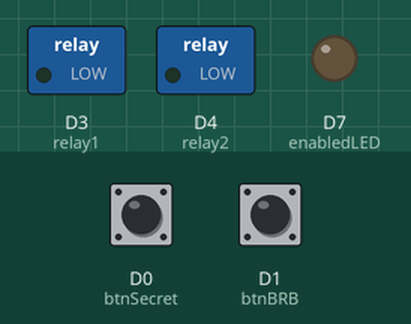
Simulated run of this sketch. Board: Particle Photon. Parts: switched loads named in the sketch (green lamp = pin HIGH), output pins drawn as LEDs (lit = HIGH). The inputs (shaded band) are chosen by the test bench; at power-on: D0 (btnSecret) HIGH, D1 (btnBRB) HIGH.

Above: at 1.2 s.
1.3 s: D0 (btnSecret) pulled LOW for 0.25 s
At 1.8 s:
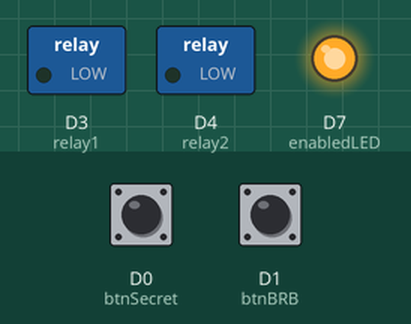
3.0 s: D1 (btnBRB) pulled LOW for 0.25 s
At 4.6 s:
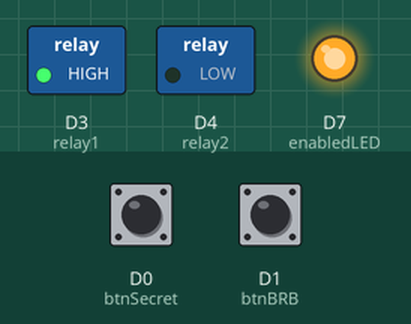
6.2 s: D0 (btnSecret) pulled LOW for 1 s
8.7 s: D1 (btnBRB) pulled LOW for 1 s
At 12.9 s:
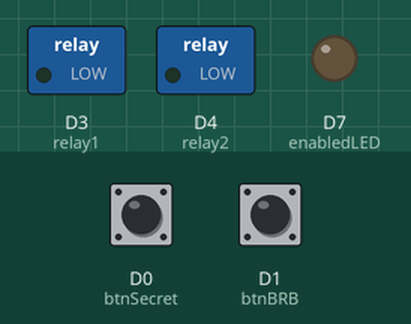
Timing chart, 0 to 13.7 s (numbered marks = the images above; inputs shaded):
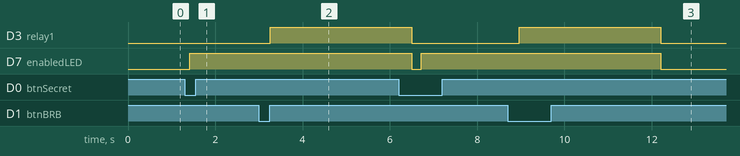

The sketch:

nitrokaffeVendMode_v2.ino
```cpp
//nitrokaffe.timed.pour.vend.mode.v2

#define STATUSERROR -1
#define STATUSBUSY  100
#define STATUSOK    200
#define MAXWAIT     500

enum Modes
{ mIDLE,
  mENABLED,
  mDEBOUNCE,
  mPOURING,
  mCOMPLETED
};

// inputs
int btnSecret  = D0;
int btnBRB     = D1;

// outputs
int relay1     = D3;
int relay2     = D4;
int enabledLED = D7;

// tuneables/globals
int delayMS      = 200;
int mode         = mIDLE;
int productRelay = relay1; // defaults to relay1
int pouring      = 0;
int pourTime     = 15;     // pour time = pourTime * delayMS / 10 seconds
int waitTimer    = 0;
String poured    =  ""; // for external notify


void setup() {
    pinMode(btnBRB,     INPUT_PULLUP);
    pinMode(btnSecret,  INPUT_PULLUP);

    pinMode(enabledLED, OUTPUT);
    pinMode(relay1,     OUTPUT);
    pinMode(relay2,     OUTPUT);

    Particle.function("nitroCmd",nitroCMD);
}

void loop() {
    switch (mode) {
    case mIDLE:
        if (secretButtonPressed())
        {
            enable();
        }
        break;

    case mENABLED:
        wait();
        break;

    case mDEBOUNCE:
        debounce();
        break;

    case mPOURING:
        pour();
        break;
    }

    delay(delayMS);
}

void resetMode() {
    pouring   = 0;
    waitTimer = 0;
    mode      = mIDLE;
    digitalWrite(enabledLED, LOW);
    digitalWrite(productRelay, LOW);
}

void enable() {
    log("mode", "enabled");
    digitalWrite(enabledLED, HIGH);
    mode      = mENABLED;
    waitTimer = 0;
}

void wait() {
    if ( pourButtonPressed() ) {
        mode = mDEBOUNCE;
    } else if ( waitTimer >= MAXWAIT ) {
        log("mode", "timeout");
        resetMode();
    } else {
        waitTimer++;
    }
}

void debounce() {
    log("mode", "debounce");
    if ( pourButtonPressed() ) {
        startPour();
    } else {
        log("mode", "back to enabled");
        waitTimer++;
        mode = mENABLED;
    }
}

bool pourButtonPressed() {
    int val = digitalRead(btnBRB);
    return (val == LOW);
}

bool secretButtonPressed() {
    int val = digitalRead(btnSecret);
    return (val == LOW);
}

void startPour() {
    log("startPour", "started");
    digitalWrite(productRelay, HIGH);
    mode = mPOURING;
    pouring = 0;
}

void pour() {
    pouring++;
    if ( pouring > pourTime ) {
        completePour();
    }
}

void completePour() {
    notify_pour();
    log("completePour", "ended");
    resetMode();
}

// External Functions

int nitroCMD(String valve) {
    log("nitroCmd", valve);
    if ( mode == mIDLE ) {
        selectProduct(valve);
        enable();
        return STATUSOK;
    }
    return STATUSBUSY;
}

void selectProduct(String valve) {
    poured = valve;
    if (valve == "P1") {
        productRelay = relay1;
    } else {
        productRelay = relay2;
    }
    log("productRelay:valve", valve);
}

void log(String label, String value) {
    Particle.publish(label, value);
}

void notify_pour() {
    Particle.publish("pour", poured, PRIVATE);
}
```

Measured:
- after the input at 1.3 s, D7 (enabledLED): LOW → HIGH after 0.12 s
- after the input at 3.0 s, D3 (relay1): LOW → HIGH after 0.26 s
- after the input at 8.7 s, D3 (relay1): LOW → HIGH after 0.26 s, → LOW 3.2 s later; D7 (enabledLED): HIGH → LOW after 3.5 s
